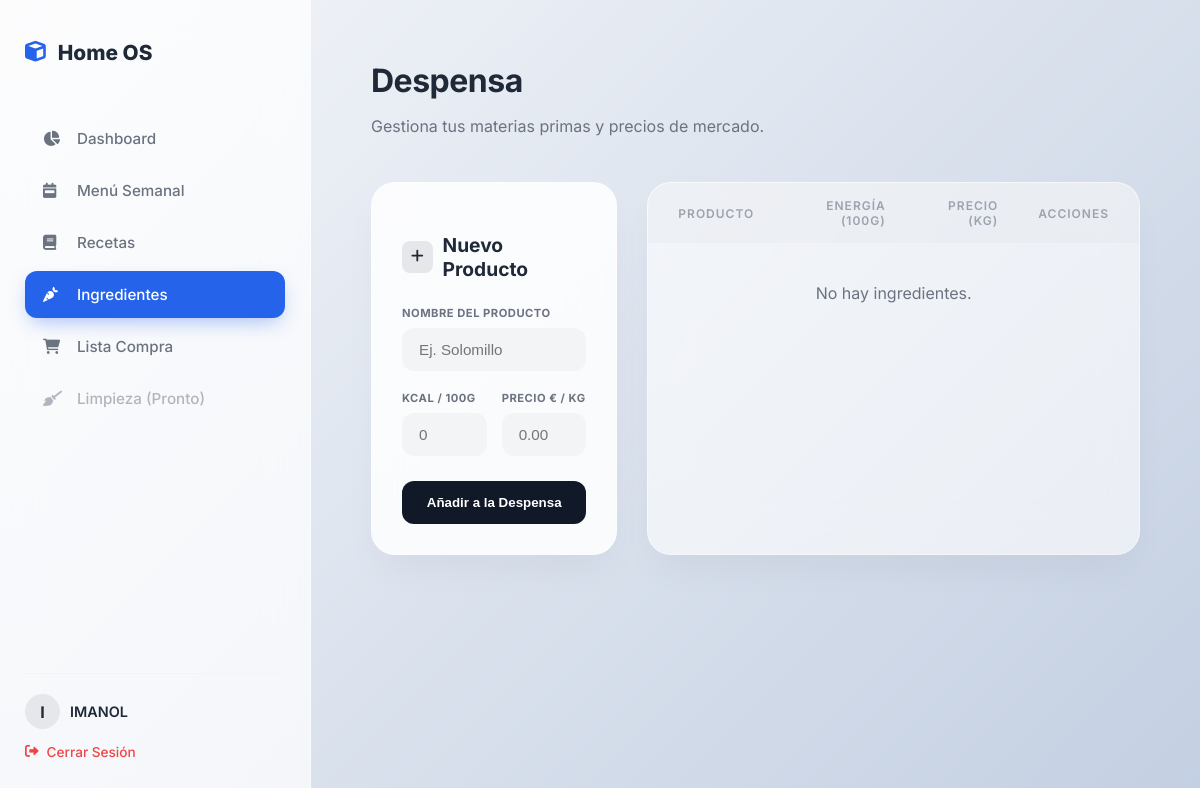
The page /ingredients (signed in) on the database as committed earlier.
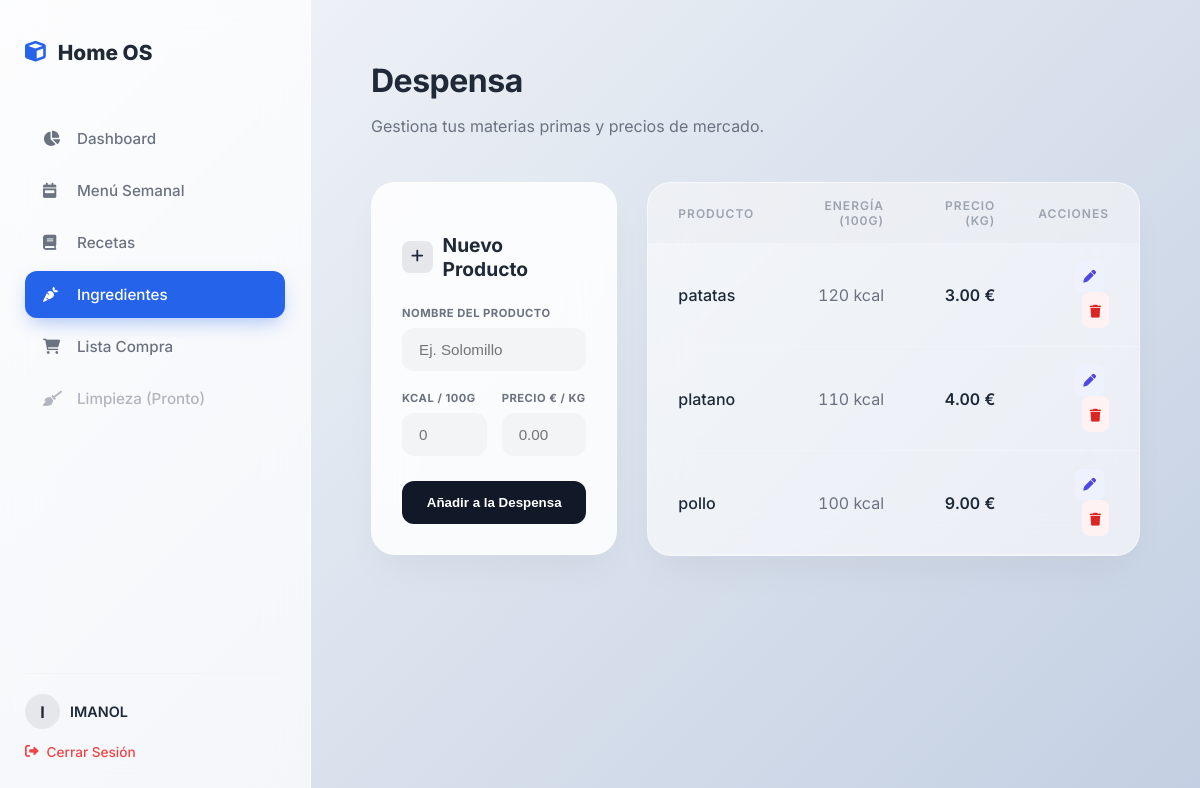
The same page on the database as committed later.
### models.py (models this page shows)
class Ingredient(db.Model):
    __tablename__ = 'ingredient'
    id = db.Column(db.Integer, primary_key=True)
    name = db.Column(db.String(100), nullable=False)
    kcal_100g = db.Column(db.Float, nullable=False)
    price_kg = db.Column(db.Float, nullable=False)
    recipes_assoc = db.relationship("RecipeIngredient", back_populates="ingredient")

### app.py (the view, shortened to what this page needs)
@app.route('/ingredients', methods=['GET', 'POST'])
@login_required
def ingredients_manager():
    all_ingredients = Ingredient.query.order_by(Ingredient.name).all()
    return render_template('ingredients.html', ingredients=all_ingredients)

### app.py (called while the page is built)
@login.user_loader
def load_user(id):
    return User.query.get(int(id))

### templates/ingredients.html (shortened to what the changed rows need)
{% extends "base.html" %}
{% block content %}
<div style="max-width: 1100px; margin: 0 auto; padding-bottom: 60px;">
    <div style="display: flex; justify-content: space-between; align-items: flex-end; margin-bottom: 30px;">
        <div>
            <h1 style="font-size: 2rem; font-weight: 700; letter-spacing: -0.5px; margin-bottom: 5px;">Despensa</h1>
        </div>
    </div>
    <div style="display: grid; grid-template-columns: 1fr 2fr; gap: 30px;">
        <div class="bento-card" style="padding: 0; overflow: hidden; background: rgba(255, 255, 255, 0.6);">
            <div style="overflow-x: auto;">
                <table style="width: 100%; border-collapse: collapse;">
                    <thead>
                        <tr style="background: rgba(0,0,0,0.02); text-align: left;">
                            <th class="th-premium" style="padding-left: 30px;">Producto</th>
                            <th class="th-premium" style="text-align: right;">Energía (100g)</th>
                            <th class="th-premium" style="text-align: right;">Precio (KG)</th>
                            <th class="th-premium" style="text-align: right; padding-right: 30px;">Acciones</th>
                        </tr>
                    </thead>
                    <tbody>
                        {% for ing in ingredients %}
                        <tr class="tr-hover">
                            <td style="padding: 18px 30px; font-weight: 500; color: var(--text-main);">
                                {{ ing.name }}
                            </td>
                            <td style="padding: 18px 20px; text-align: right; color: var(--text-muted); font-feature-settings: 'tnum';">
                                {{ ing.kcal_100g|int }} kcal
                            </td>
                            <td style="padding: 18px 20px; text-align: right; font-weight: 600; color: var(--text-main); font-feature-settings: 'tnum';">
                                {{ "%.2f"|format(ing.price_kg) }} €
                            </td>
                            <td style="padding: 18px 30px; text-align: right;">
                                <button onclick="openEditModal('{{ ing.id }}', '{{ ing.name }}', '{{ ing.kcal_100g }}', '{{ ing.price_kg }}')"
                                        style="border: none; background: #EEF2FF; color: #4F46E5; padding: 8px; border-radius: 8px; cursor: pointer; margin-right: 5px; transition: 0.2s;">
                                    <i class="fas fa-pen" style="font-size: 0.8rem;"></i>
                                </button>
                                <a href="{{ url_for('delete_ingredient', id=ing.id) }}"
                                   onclick="return confirm('¿Seguro que quieres borrar {{ ing.name }}? Se eliminará de las recetas también.')"
                                   style="display: inline-block; background: #FEF2F2; color: #DC2626; padding: 8px; border-radius: 8px; text-decoration: none; transition: 0.2s;">
                                    <i class="fas fa-trash" style="font-size: 0.8rem;"></i>
                                </a>
                            </td>
                        </tr>
                        {% else %}
                        <tr>
                            <td colspan="4" style="padding: 40px; text-align: center; color: var(--text-muted);">
                                No hay ingredientes.
                            </td>
                        </tr>
                        {% endfor %}
                    </tbody>
                </table>
            </div>
        </div>
    </div>
</div>
{% endblock %}

Rows that differ between the two databases and show on the page:
added Ingredient: name "patatas", kcal_100g "120", price_kg "3.00"
added Ingredient: name "platano", kcal_100g "110", price_kg "4.00"
added Ingredient: name "pollo", kcal_100g "100", price_kg "9.00"
Other text that changed with them:
text no longer shown: "No hay ingredientes."
